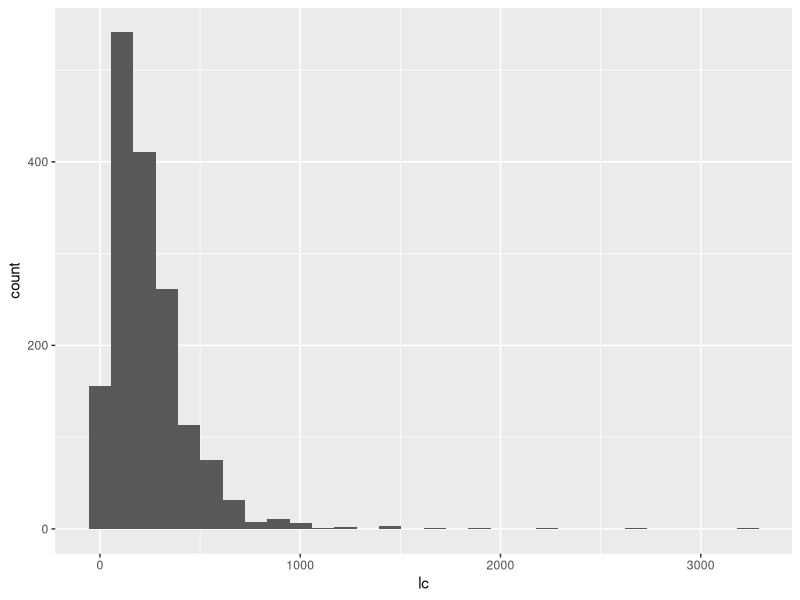
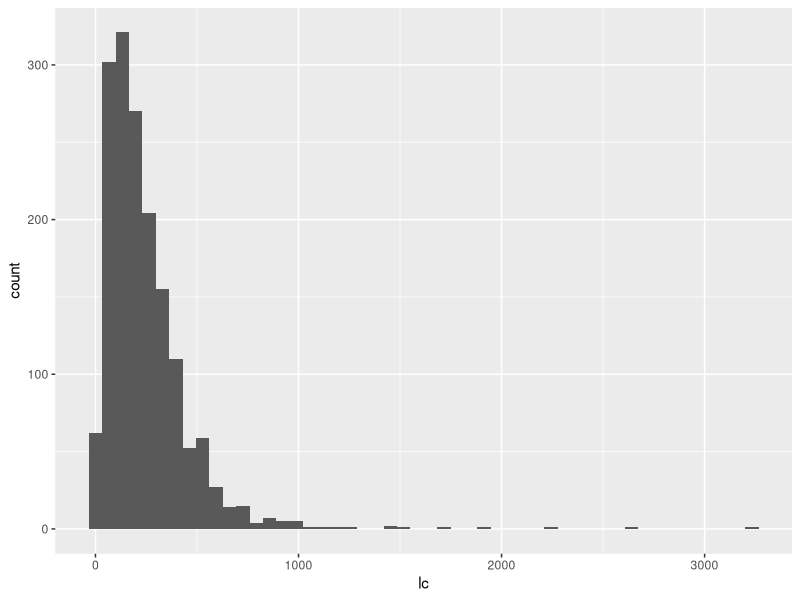
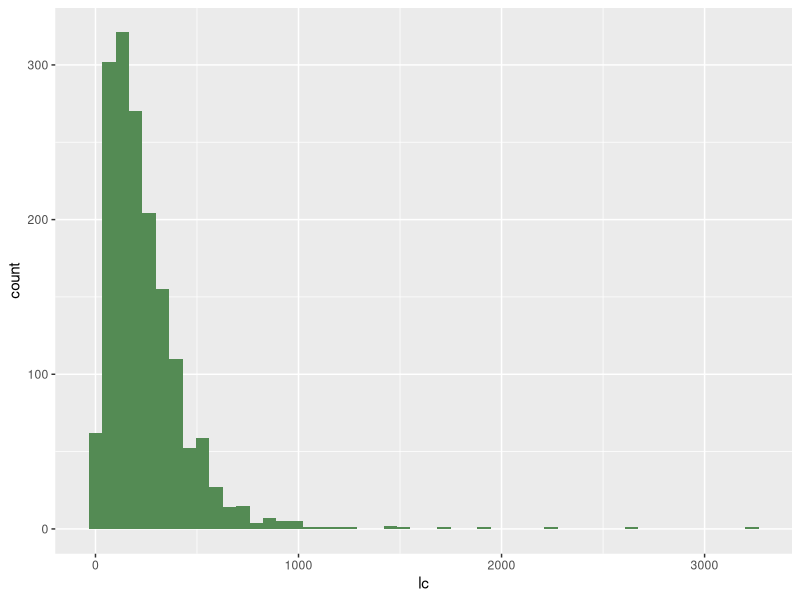
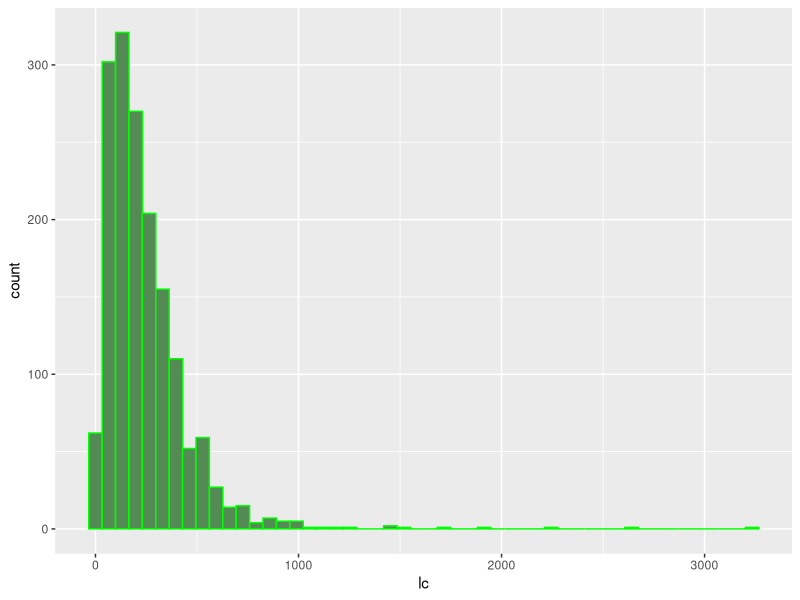
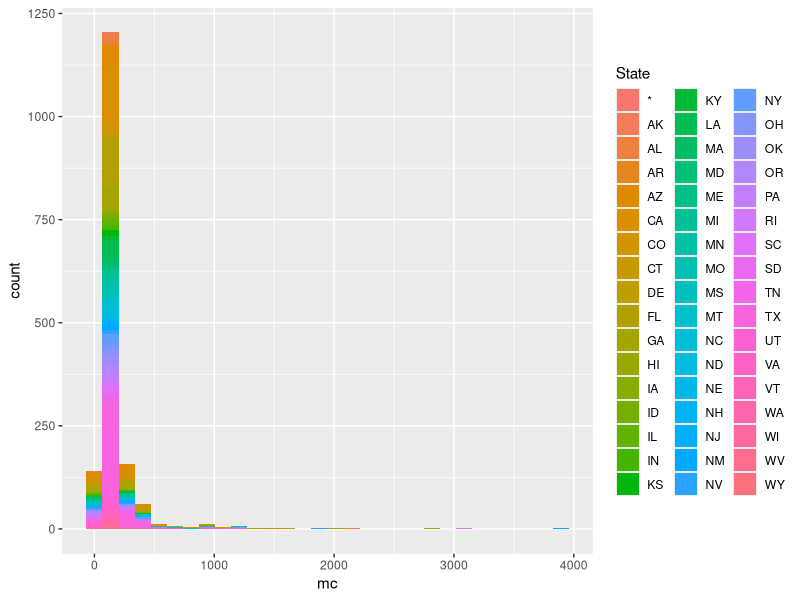
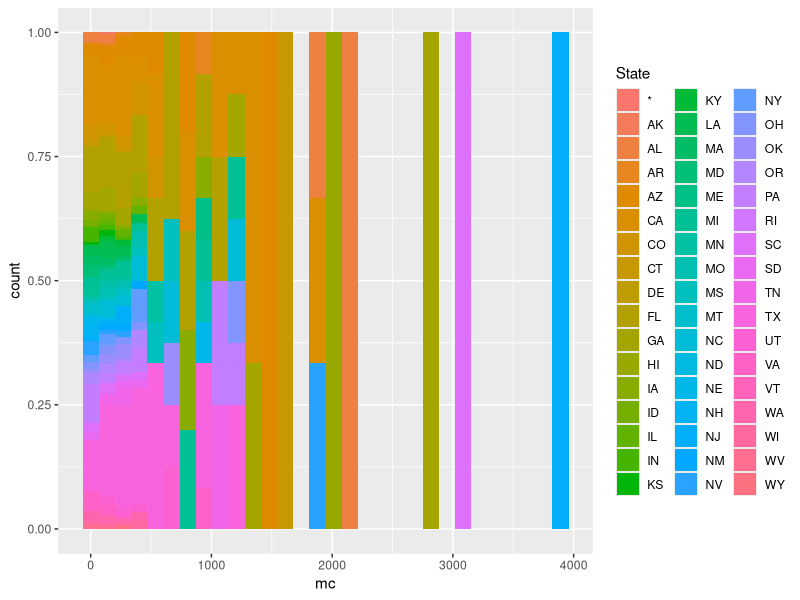
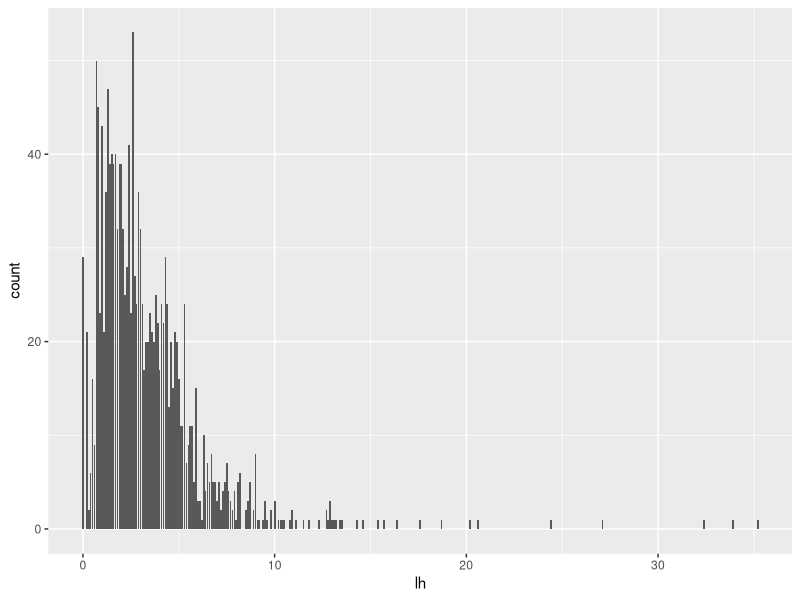
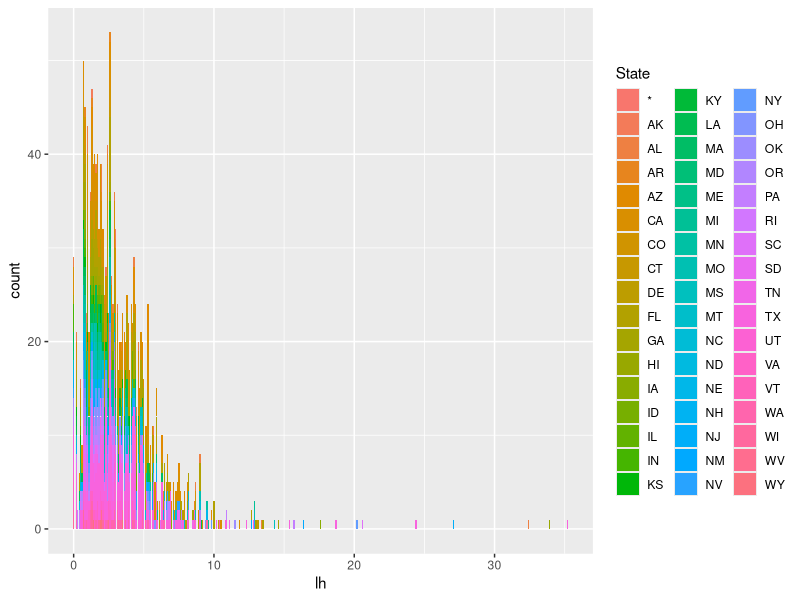

Recreate these plots in R, in order.
read.csv("files/vehicle.csv")->vehicle
View(vehicle)

library(ggplot2)
#Plotting Histogram
ggplot(data=vehicle,aes(x=lc))+geom_histogram()
ggplot(data=vehicle,aes(x=lc))+geom_histogram(bins=50)
ggplot(data=vehicle,aes(x=lc))+geom_histogram(bins=50,fill="palegreen4")
ggplot(data=vehicle,aes(x=lc))+geom_histogram(bins=50,fill="palegreen4",col="green")

#using fill as the aesthetic
ggplot(data=vehicle,aes(x=mc,fill=State))+geom_histogram()
ggplot(data=vehicle,aes(x=mc,fill=State))+geom_histogram(position="fill")

#Barplot
ggplot(data=vehicle,aes(x=lh))+geom_bar()

#waterfront-Aircond
ggplot(data=vehicle,aes(x=lh,fill=State))+geom_bar(Position="fill")

#waterfront -sewer
ggplot(data=vehicle,aes(x=lh,fill=mc))+geom_bar(Position="fill")

#frequency-Polygon
ggplot(data=vehicle,aes(x=lc))+geom_freqpoly()
ggplot(data=vehicle,aes(x=lc))+geom_freqpoly(bins=60)
ggplot(data=vehicle,aes(x=lh,col=State))+geom_freqpoly(bins=60)

#Box-plot
ggplot(data=vehicle,aes(x=factor(State),y=lc))+geom_boxplot()
ggplot(data=vehicle,aes(x=factor(State),y=lc,fill=factor(State)))+geom_boxplot()
ggplot(data=vehicle,aes(x=factor(fm),y=mc,fill=State))+geom_boxplot()
